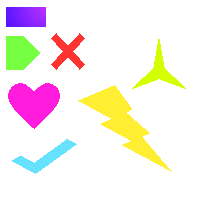
#> input picture segment_test.png, 200 x 200 px
$ python color_segmentation.py
#> lines starting #> are read from the running program, lines starting #| are printed output that depends on the picture; after the words box and inside, x2 and y2 are one past the last pixel; in counts of white or black regions, pixels touching at a corner belong together
import matplotlib.pyplot as plt
import numpy as np
from PIL import Image

def show_matrix(matr: list[list[int]], title: str = None):
    plt.figure(figsize=(len(matr[0]), len(matr)))
    plt.pcolormesh(matr, edgecolors='black', cmap='gist_yarg')
    plt.gca().invert_yaxis()
    if title: plt.title(title)
    plt.show()

def print_matrix(matr: list[list[int]]):
    for row in matr:
        print()
        for n in row:
            print(round(n, 2), end='; ')
    print()

img = np.array(Image.open('segment_test.png').convert("RGB"))
#> img is the input picture: shape (200, 200, 3); mean R, G, B 246.3, 237.4, 231.5
image_width = len(img[0])
#> image_width = 200
image_height = len(img)
#> image_height = 200

visited = [[False for _ in range(image_width)] for _ in range(image_height)]

def color_diff(c1, c2):
    return np.sum(np.abs(np.array(c1, dtype=int) - np.array(c2, dtype=int)))


def get_neighbors(x, y):
    for dx, dy in [(-1,0), (1,0), (0,-1), (0,1)]:
        nx, ny = x + dx, y + dy
        if 0 <= nx < image_width and 0 <= ny < image_height:
            yield nx, ny

def dfs(x, y, current_object, threshold=30):
    stack = [(x, y)]
    while stack:
        cx, cy = stack.pop()
        visited[cy][cx] = True
        current_object.append((cx, cy))
        for nx, ny in get_neighbors(cx, cy):
            if not visited[ny][nx] and color_diff(img[ny][nx], img[cy][cx]) < threshold:
                stack.append((nx, ny))
    if len(np.unique([img[c[1]][c[0]] for c in current_object])) > 3:
        colors = [0, 0, 0]
        for c in current_object:
            pixel = np.array(img[c[1]][c[0]], dtype=int)
            colors[0] += pixel[0]
            colors[1] += pixel[1]
            colors[2] += pixel[2]
        avg_color = [int(ch/len(current_object)) for ch in colors]
        for c in current_object:
            img[c[1]][c[0]] = tuple(avg_color)


def extract_and_save_objects():
    objects = []
    for y in range(image_height):
        for x in range(image_width):
            if not visited[y][x]:
                current_object = []
                dfs(x, y, current_object)
                if len(current_object) > 1:
                    objects.append(current_object)

    for i, obj_coords in enumerate(objects):
        coords = np.array(obj_coords)
        xs = coords[:, 0]
        ys = coords[:, 1]

        x_min, x_max = xs.min(), xs.max()
        y_min, y_max = ys.min(), ys.max()

        obj_img = np.zeros((y_max - y_min + 1, x_max - x_min + 1, 3), dtype=np.uint8)

        for (x, y) in obj_coords:
            obj_img[y - y_min, x - x_min] = img[y, x]

        Image.fromarray(obj_img).save(f".\objects\object_{i}.png")
#> this loop made 8 passes
#> pass 1, in extract_and_save_objects, `Image.fromarray(obj_img).save(f".\objects\object_{i}.png")`:
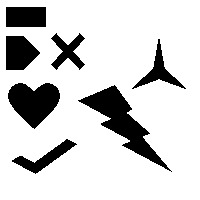
#> saved as object_0.png: PIL image 200x200 RGB; 81.9% white; 7 black regions, largest, box (x1, y1, x2, y2) and area: (78, 85, 172, 172) 2137, (8, 83, 60, 129) 1554, (6, 36, 40, 70) 884
#> pass 2, in extract_and_save_objects, `Image.fromarray(obj_img).save(f".\objects\object_{i}.png")`:
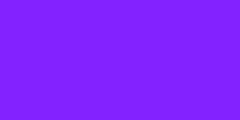
#> saved as object_1.png: PIL image 40x20 RGB (shown 6 times larger); mean R, G, B 131, 33, 255
#> after the loop:
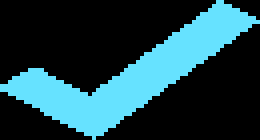
#> obj_img: shape (35, 65, 3) (shown 4 times larger); mean R, G, B 29.5, 65.4, 73.8

# Запуск
extract_and_save_objects()
